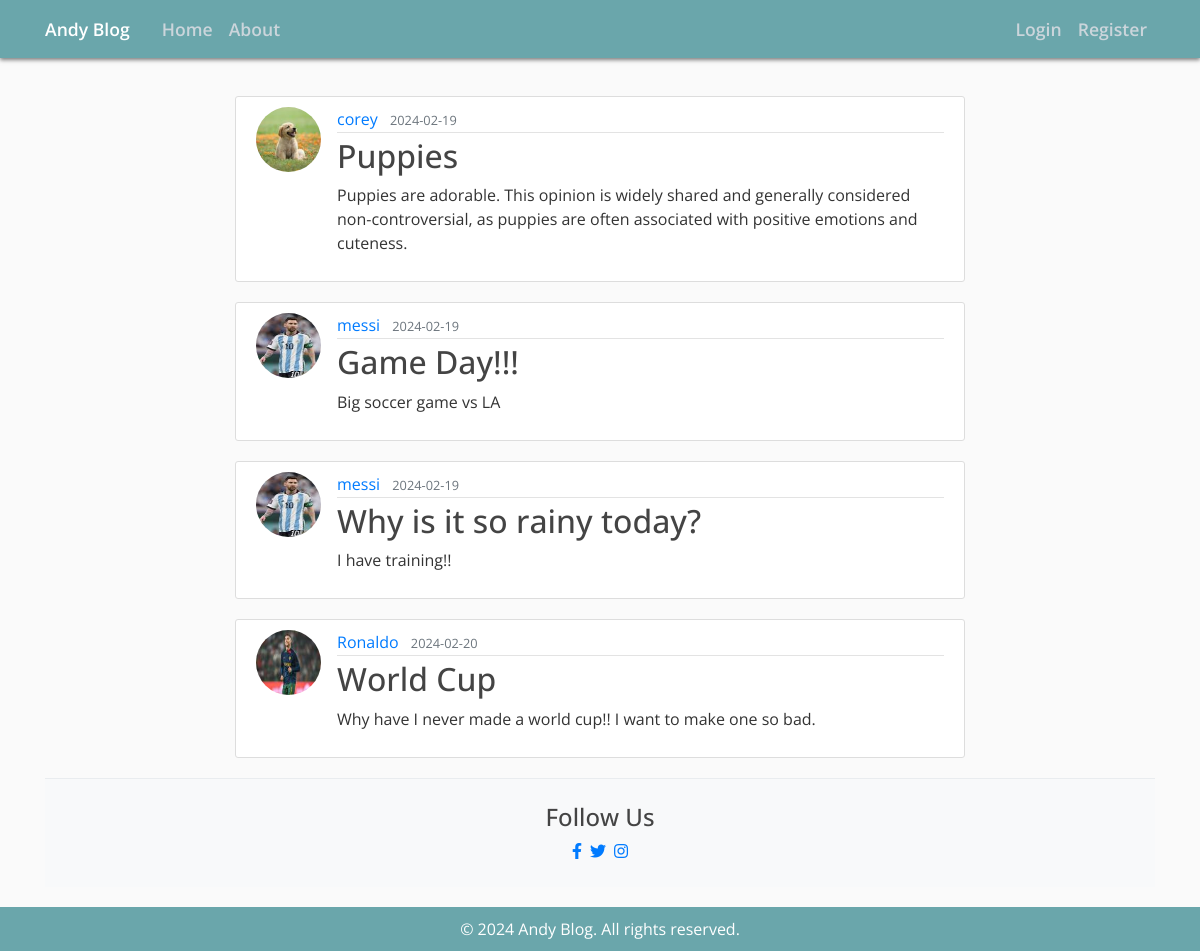
The page /home on the database its author committed.
### flaskblog/models.py (models this page shows, shortened)
class Post(db.Model):
    id = db.Column(db.Integer, primary_key=True)
    title = db.Column(db.String(100), nullable=False)
    date_posted = db.Column(db.DateTime, nullable=False, default=datetime.utcnow)
    content = db.Column(db.Text, nullable=False)
    user_id = db.Column(db.Integer, db.ForeignKey('user.id'), nullable=False)

class User(db.Model,UserMixin):
    id = db.Column(db.Integer, primary_key=True)
    username = db.Column(db.String(20), unique=True, nullable=False)
    email = db.Column(db.String(120), unique=True, nullable=False)
    image_file = db.Column(db.String(20), nullable=False, default='default.jpg')
    password = db.Column(db.String(60), nullable=False)
    posts = db.relationship('Post', backref='author', lazy=True)

### flaskblog/routes.py (the view)
@app.route("/")
@app.route("/home")
def home():
    posts = Post.query.all()  # get all posts from the database
    return render_template('home.html', posts=posts)  # render the home page with posts

### flaskblog/templates/home.html
{% extends "layout.html" %}
{% block content %}
    {% for post in posts %}
        <article class="media content-section">
          <img class="rounded-circle article-img" src="{{ url_for('static', filename='profile_pics/' + post.author.image_file) }}">
          <div class="media-body">
            <div class="article-metadata">
              <a class="mr-2" href="#">{{ post.author.username }}</a>
              <small class="text-muted">{{ post.date_posted.strftime('%Y-%m-%d') }}</small>
            </div>
            <h2><a class="article-title" href="{{ url_for('post', post_id=post.id) }}">{{ post.title }}</a></h2>
            <p class="article-content">{{ post.content }}</p>
          </div>
        </article>
    {% endfor %}
{% endblock content %}

### flaskblog/templates/layout.html (shortened to what this page needs)
<!DOCTYPE html>
<html lang="en">
<head>
    <link rel="stylesheet" href="https://maxcdn.bootstrapcdn.com/bootstrap/4.0.0/css/bootstrap.min.css">
    <link rel="stylesheet" href="https://cdnjs.cloudflare.com/ajax/libs/font-awesome/5.15.3/css/all.min.css">
    <link rel="stylesheet" type="text/css" href="{{ url_for('static', filename='main.css') }}">
</head>
<body>
    <header class="site-header">
      <nav class="navbar navbar-expand-md navbar-dark fixed-top">
        <div class="container">
          <a class="navbar-brand mr-4" href="/">Andy Blog</a>
          <div class="collapse navbar-collapse" id="navbarToggle">
            <div class="navbar-nav mr-auto">
              <a class="nav-item nav-link" href="{{ url_for('home') }}">Home</a>
              <a class="nav-item nav-link" href="{{ url_for('about') }}">About</a>
            </div>
            <div class="navbar-nav">
              {% if current_user.is_authenticated %}
                <a class="nav-item nav-link" href="{{ url_for('new_post') }}">New Post</a>
                <a class="nav-item nav-link" href="{{ url_for('logout') }}">Logout</a>
                <a class="nav-item nav-link" href="{{ url_for('account') }}">Account</a>
              {% else %}
                <a class="nav-item nav-link" href="{{ url_for('login') }}">Login</a>
                <a class="nav-item nav-link" href="{{ url_for('register') }}">Register</a>
              {% endif %}
            </div>
          </div>
        </div>
      </nav>
    </header>
    <main role="main" class="container mt-5 pt-3">
      <div class="row justify-content-md-center">
        <div class="col-md-8">
          {% block content %}{% endblock %}
        </div>
      </div>
    </main>
    <div class="container">
      <div class="row">
        <div class="col-12">
            <div class="follow-us-section py-4 text-center">
                <h4>Follow Us</h4>
                <div class="d-flex justify-content-center">
                    <a href="your_facebook_link" class="mr-2" target="_blank"><i class="fab fa-facebook-f"></i></a>
                    <a href="your_twitter_link" class="mr-2" target="_blank"><i class="fab fa-twitter"></i></a>
                    <a href="your_instagram_link" target="_blank"><i class="fab fa-instagram"></i></a>
                </div>
            </div>
        </div>
      </div>
    </div>
    <div class="footer">
        <div class="container">
            © 2024 Andy Blog. All rights reserved.
        </div>
    </div>
</body>
</html>

### flaskblog/static/main.css (style rules this page uses)
body { background: #fafafa; color: #333333; margin-top: 5rem; }
h1, h2, h3, h4, h5, h6 { color: #444444; }
.site-header .navbar { background-color: #007bff; background-image: linear-gradient(315deg, #6aa6ab 0%, #6aa6ab 74%); box-shadow: 0 2px 4px rgba(0,0,0,.5); }
.site-header .navbar-nav .nav-link { color: #cbd5db; }
.content-section { background: #ffffff; padding: 10px 20px; border: 1px solid #dddddd; border-radius: 3px; margin-bottom: 20px; }
.article-title { color: #444444; }
.article-content { white-space: pre-line; }
.article-img { height: 65px; width: 65px; margin-right: 16px; }
.article-metadata { padding-bottom: 1px; margin-bottom: 4px; border-bottom: 1px solid #e3e3e3; }

### flaskblog/templates/layout.html (style rules this page uses)
body { font-family: 'Open Sans', sans-serif; }
.navbar-brand, .nav-link { font-weight: 600; font-size: 1.1rem; }
.site-header { background-color: #0056b3; background-image: linear-gradient(315deg, #0069d9 0%, #004085 74%); box-shadow: 0 2px 4px rgba(0,0,0,.4); }
.follow-us-section { background-color: #f8f9fa; border-top: 1px solid #e9ecef; }
.footer { background-color: #6aa6ab; color: #fff; padding: 10px 0; text-align: center; margin-top: 20px; }

### rows shown on the page
Post: image_file (picture), author.username "corey", date_posted "2024-02-19", title "Puppies", content "Puppies are adorable. This opinion is widely shared and generally considered non-controversial, as puppies are often associated with positive emotions and cuteness."
Post: image_file (picture), author.username "messi", date_posted "2024-02-19", title "Game Day!!!", content "Big soccer game vs LA"
Post: image_file (picture), author.username "messi", date_posted "2024-02-19", title "Why is it so rainy today?", content "I have training!!"
Post: image_file (picture), author.username "Ronaldo", date_posted "2024-02-20", title "World Cup", content "Why have I never made a world cup!! I want to make one so bad."
